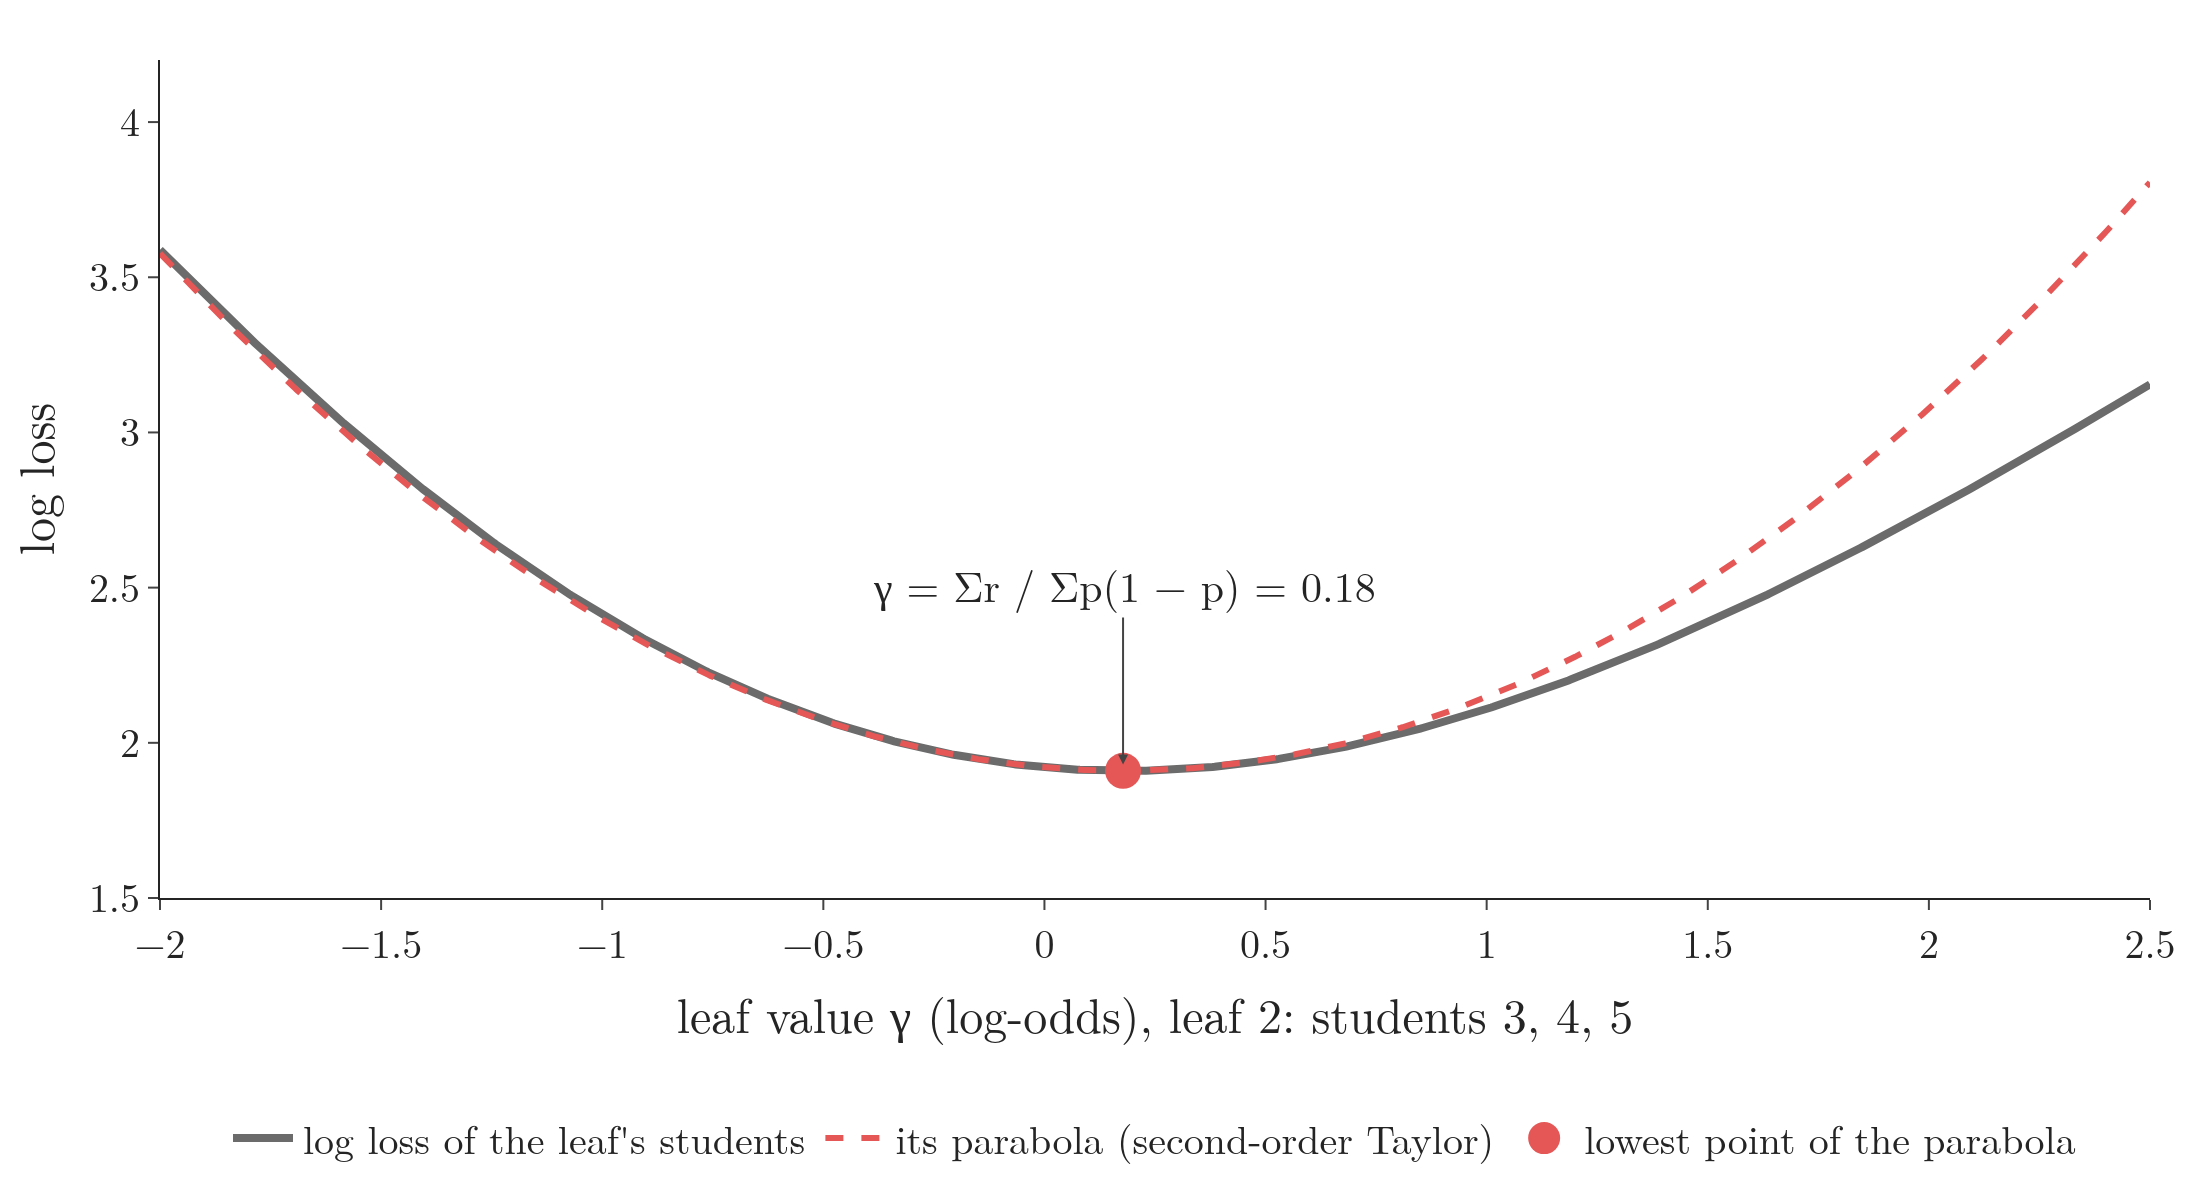

Source code (Python):
"""Two stills for the gradient boosting classification Note (Plotly), on the eight students at stage 1 (p = 0.625):
residual_gaps.png - each student's class (0 or 1) as a dot, the predicted probability as a dashed line, and the
                    pseudo-residual y - p as the red gap between them;
leaf_newton.png   - the true log loss of a leaf against its value gamma, with the second-order Taylor parabola.
                    Leaf 2 (students 3, 4, 5): the parabola's lowest point is the leaf value 0.18.
Run: python leaf_newton.py"""
from pathlib import Path

import numpy as np
import pandas as pd
import plotly.graph_objects as go
from plotly.subplots import make_subplots

HERE = Path(__file__).parent
FONT = dict(family="Latin Modern Roman", size=20)
BLUE, ORANGE, RED, GREY = "#4C78A8", "#F58518", "#E45756", "#6B6B6B"
d = pd.read_csv(HERE.parent / "data" / "placement8.csv")
y = d.placed.to_numpy()
F0 = np.log(y.sum() / (1 - y).sum())
p0 = 1 / (1 + np.exp(-F0))
assert np.isclose(p0, 0.625)

# ---- residual_gaps.png ----
fig = go.Figure()
xs = np.arange(1, 9)
for x, yi in zip(xs, y):
    fig.add_trace(go.Scatter(x=[x, x], y=[p0, yi], mode="lines", line=dict(color=RED, width=5), showlegend=False))
    fig.add_annotation(x=x, y=(p0 + yi) / 2, text=f"{yi - p0:+.3f}", showarrow=False, xshift=38,
                       font=dict(size=18, color=RED))
for c, col, name in [(1, BLUE, "placed (class 1)"), (0, ORANGE, "not placed (class 0)")]:
    fig.add_trace(go.Scatter(x=xs[y == c], y=y[y == c], mode="markers", marker=dict(color=col, size=22), name=name))
fig.add_hline(y=p0, line=dict(color="black", dash="dash", width=3))
fig.add_annotation(x=8.75, y=p0, text="predicted<br>p = 0.625", showarrow=False, font_size=19, yshift=30)
fig.update_xaxes(title_text="student", tickvals=xs, range=[0.4, 9.3])
fig.update_yaxes(title_text="probability of placement", range=[-0.08, 1.08])
fig.update_layout(template="simple_white", width=1200, height=560, font=FONT, margin=dict(l=80, r=20, t=30, b=110),
                  legend=dict(orientation="h", x=0.5, xanchor="center", y=-0.2))
fig.write_image(HERE / "residual_gaps.png", scale=2)
fig.write_image(HERE / "residual_gaps.pdf")


# ---- leaf_newton.png ----
def true_loss(ys, g):                                     # log loss of the leaf's students at log-odds F0 + g
    z = F0 + g[:, None]
    return (np.log1p(np.exp(-z)) + (1 - ys) * z).sum(axis=1)


def taylor(ys, g):                                        # L(0) + sum(p - y) g + 1/2 sum p(1-p) g^2
    return true_loss(ys, np.array([0.0]))[0] + (p0 - ys).sum() * g + 0.5 * len(ys) * p0 * (1 - p0) * g ** 2


ys, g = np.array([1, 0, 1]), np.linspace(-2, 2.5, 901)    # leaf 2: students 3, 4, 5
newton = (ys - p0).sum() / (len(ys) * p0 * (1 - p0))
exact = np.log(2) - F0                                    # sigma(F0 + g) = 2/3, the leaf's share of 1s
assert abs(g[true_loss(ys, g).argmin()] - exact) < 0.01 and np.isclose(newton, 0.178, atol=0.001)
fig = go.Figure()
fig.add_trace(go.Scatter(x=g, y=true_loss(ys, g), mode="lines", line=dict(color=GREY, width=4),
                         name="log loss of the leaf's students"))
fig.add_trace(go.Scatter(x=g, y=taylor(ys, g), mode="lines", line=dict(color=RED, width=3, dash="dash"),
                         name="its parabola (second-order Taylor)"))
fig.add_trace(go.Scatter(x=[newton], y=[taylor(ys, np.array([newton]))[0]], mode="markers",
                         marker=dict(color=RED, size=18), name="lowest point of the parabola"))
fig.add_annotation(x=newton, y=1.93, ax=0, ay=-90, arrowhead=2, font_size=21,
                   text="γ = Σr / Σp(1 − p) = 0.18")
fig.update_xaxes(title_text="leaf value γ (log-odds), leaf 2: students 3, 4, 5")
fig.update_yaxes(title_text="log loss", range=[1.5, 4.2])
fig.update_layout(template="simple_white", width=1100, height=600, font=FONT, margin=dict(l=80, r=20, t=30, b=130),
                  legend=dict(orientation="h", x=0.5, xanchor="center", y=-0.24))
fig.write_image(HERE / "leaf_newton.png", scale=2)
fig.write_image(HERE / "leaf_newton.pdf")
